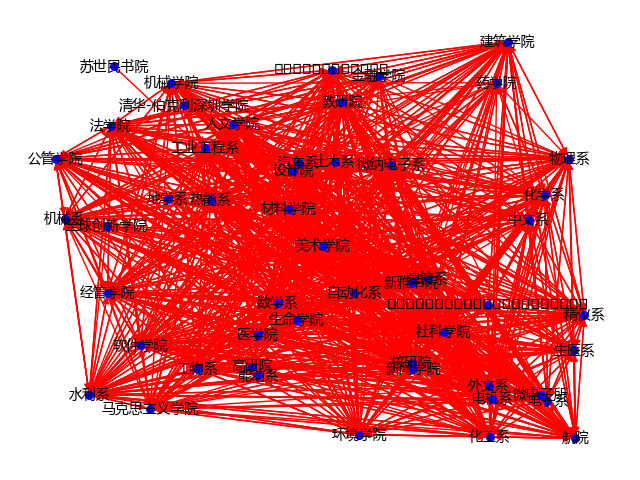

The Python source for this figure:
# encoding:utf8
import networkx as nx
import matplotlib.pyplot as plt

## 中文方格子解决办法
# from pylab import *
# mpl.rcParams['font.sans-serif'] = ['SimHei']  # 有效的方法

def task_one(dbh):
    used_node = []
    MG = nx.MultiDiGraph()
    needed_schools = dbh.effectiveschools
    for item in dbh.app_salonsign_results:
        salon_id = item[0]
        user_id = item[1]
        user_school = dbh.getuserschool(user_id)
        salon_school = dbh.getsalonschool(salon_id)
        if user_school != "" and salon_school != "":
            if user_school in needed_schools and salon_school in needed_schools:
                MG.add_edge(user_school,salon_school,weight = 1)  # 权重影响吗？  # 可能user_school == salon_school
                # 将所有有边的节点放入used_node 里
                if user_school not in used_node:
                    used_node.append(user_school)
                if salon_school not in used_node:
                    used_node.append(salon_school)
            else:
                # print "[Warn]New node is added because of edge : %s to %s" % (user_school,salon_school)
                # D.add_edge(user_school, salon_school)
                continue

    D = nx.DiGraph()
    for u,v,d in MG.edges(data=True):
        w = d['weight']
        if D.has_edge(u,v):
            D[u][v]['weight'] += w
        else:
            D.add_edge(u,v,weight=w)

    # 将图中没有边的点全部去除
    # RuntimeError: dictionary changed size during iteration
    # all_nodes = []
    # for node in D.nodes():
        # all_nodes.append(node)
    # for node in all_nodes: # RuntimeError: dictionary changed size during iteration!!!!
        # if node not in used_node:
            # D.remove_node(node)
            # print "[Not used Node] " + str(node)

    # PageRank 算法
    pr = nx.pagerank(D, alpha=0.5)
    if dbh.debug:
        for node, pageRankValue in pr.items():
            print "%s : %.4f" % (node, pageRankValue)
    else:
        pr_dict = {}
        for node, pageRankValue in pr.items():
            pr_dict[node] = pageRankValue
        pr_list = sorted(pr_dict.items(), key=lambda x: x[1], reverse=True)
        dbh.save("task_one.pickle", pr_list)

    # 将D保存
    dbh.save("task_one_D.pickle", D)

    # 画图
    dbh.figure_id += 1
    plt.figure(dbh.figure_id)
    nx.draw(D, pos=nx.random_layout(D), node_color = 'b', edge_color = "r",
            with_labels=True, font_size=10, node_size=30)
    if dbh.debug:
        plt.show()
    else:
        plt.savefig("task_one.png")


if __name__ == '__main__':
    # 解决画图出错
    import chardet
    import sys,pickle
    reload(sys)
    sys.setdefaultencoding('utf-8')

    f=open("task_one.pickle",'r')
    pr_list = pickle.load(f)
    f.close()
    for item in pr_list:
        print "%s : %.4f" % (item[0],item[1])

    f = open("task_one_D.pickle",'r')
    D = pickle.load(f)
    f.close()

    # for node in D.nodes():
        # print node,
        # print chardet.detect(node)
    # print "\n"

    plt.figure(1)
    nx.draw(D, pos=nx.random_layout(D), node_color='b', edge_color="r",
            with_labels=True, font_size=10, node_size=30)
    plt.show()






